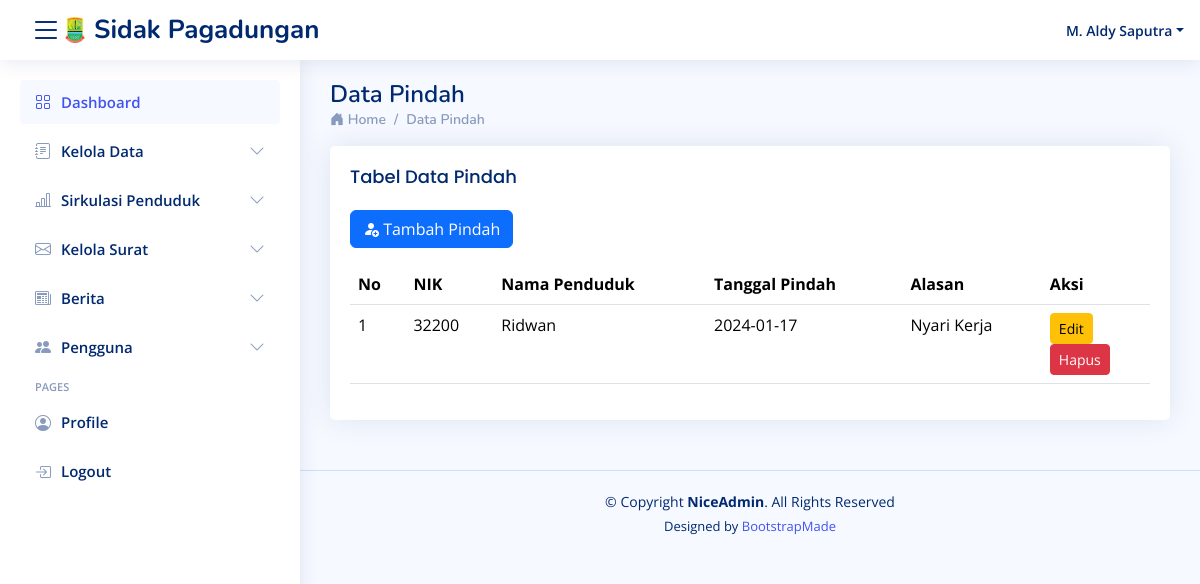
The app's page /pages/content/pindah/pindah (signed in) with its own data.
### tables this page shows
CREATE TABLE `tbl_pindah` (
  `id_pindah` int(11) NOT NULL,
  `id_penduduk` int(11) NOT NULL,
  `tanggal_pindah` date NOT NULL,
  `alasan` varchar(255) NOT NULL
);

CREATE TABLE `tbl_penduduk` (
  `id_penduduk` int(11) NOT NULL,
  `nik` int(11) NOT NULL,
  `nama` varchar(255) NOT NULL,
  `alamat` varchar(50) NOT NULL,
  `tanggal` date NOT NULL,
  `agama` varchar(20) NOT NULL,
  `jenis_kelamin` enum('Laki-laki','Perempuan','','') NOT NULL,
  `rt` varchar(50) NOT NULL,
  `rw` varchar(50) NOT NULL,
  `pekerjaan` varchar(50) NOT NULL,
  `status` enum('Sudah','Belum','Cerai Mati','Cerai Hidup') NOT NULL
);

### pages/content/pindah/pindah.php (the view, shortened to what this page needs)
<main id="main" class="main">
    <div class="pagetitle">
        <h1>Data Pindah</h1>
        <nav>
            <ol class="breadcrumb">
                <li class="breadcrumb-item"><i class="bi bi-house-door-fill"></i><a href="../dashboard/dashboard"> Home</a></li>
                <li class="breadcrumb-item">Data Pindah</li>
            </ol>
        </nav>
    </div>
    <section class="section">
        <div class="row">
            <div class="col-lg-12">
                <div class="card">
                    <div class="card-body">
                        <h5 class="card-title">Tabel Data Pindah</h5>
                        <p>
                            <a href="add_pindah" class="btn btn-primary"><i class="bi bi-person-fill-add"></i> Tambah Pindah</a>
                        </p>
                        <div class="table-responsive">
                            <table class="table datatable">
                                <thead>
                                    <tr>
                                        <th>No</th>
                                        <th>NIK</th>
                                        <th>Nama Penduduk</th>
                                        <th>Tanggal Pindah</th>
                                        <th>Alasan</th>
                                        <th>Aksi</th>
                                    </tr>
                                </thead>
                                <tbody>
                                    <?php
                                    require '../../../config/db.php';
                                    $pindah = mysqli_query($db_connect, "SELECT * FROM tbl_pindah
                                    JOIN tbl_penduduk ON tbl_pindah.id_penduduk = tbl_penduduk.id_penduduk");
                                    $no = 1;
                                    while ($row = mysqli_fetch_assoc($pindah)) {
                                        ?>
                                        <tr>
                                            <td><?= $no++; ?></td>
                                            <td><?= $row['nik']; ?></td>
                                            <td><?= $row['nama']; ?></td>
                                            <td><?= $row['tanggal_pindah']; ?></td>
                                            <td><?= $row['alasan']; ?></td>
                                            <td>
                                                <a href="edit_pindah?id=<?= $row['id_pindah']; ?>" class="btn btn-warning btn-sm">Edit</a>
                                                <form method="POST" action="del_pindah.php">
                                                    <button type="submit" class="btn btn-danger btn-sm" onclick="return confirm('Apakah Anda yakin ingin menghapus data pindah ini?')">
                                                        Hapus
                                                    </button>
                                                </form>
                                            </td>
                                        </tr>
                                    <?php } ?>
                                </tbody>
                            </table>
                        </div>
                    </div>
                </div>
            </div>
        </div>
    </section>
</main>

### assets/assets/css/style.css (style rules this page uses)
:root { scroll-behavior: smooth; }
body { font-family: "Open Sans", sans-serif; background: #f6f9ff; color: #444444; }
a { color: #4154f1; text-decoration: none; }
h1, h2, h3, h4, h5, h6 { font-family: "Nunito", sans-serif; }
#main { margin-top: 60px; padding: 20px 30px; transition: all 0.3s; }
.pagetitle { margin-bottom: 10px; }
.pagetitle h1 { font-size: 24px; margin-bottom: 0; font-weight: 600; color: #012970; }
.card { margin-bottom: 30px; border: none; border-radius: 5px; box-shadow: 0px 0 30px rgba(1, 41, 112, 0.1); }
.card-title { padding: 20px 0 15px 0; font-size: 18px; font-weight: 500; color: #012970; font-family: "Poppins", sans-serif; }
.card-body { padding: 0 20px 20px 20px; }
.breadcrumb { font-size: 14px; font-family: "Nunito", sans-serif; color: #899bbd; font-weight: 600; }
.breadcrumb a { color: #899bbd; transition: 0.3s; }
.breadcrumb .breadcrumb-item::before { color: #899bbd; }
@media (min-width: 1200px) { #main, #footer { margin-left: 300px; } }

### records on screen
tbl_pindah: id_penduduk.nik "32200", id_penduduk.nama "Ridwan", tanggal_pindah "2024-01-17", alasan "Nyari Kerja"

### other values on screen
$_SESSION['nama'] "M. Aldy Saputra"
